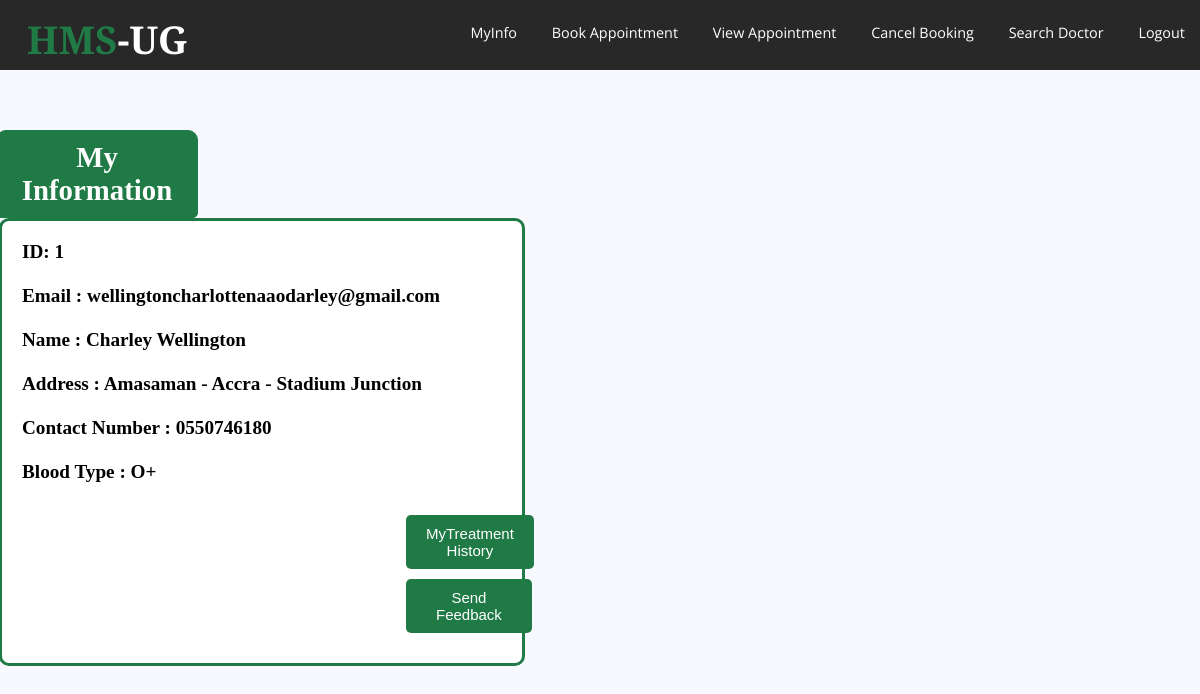
/presentaionlayer/patient/index.php (signed in), run on the app's committed database.
### tables this page shows
CREATE TABLE `patients` (
  `UserID` int(11) NOT NULL,
  `Name` varchar(255) NOT NULL,
  `Address` varchar(255) NOT NULL,
  `ContactNumber` varchar(40) NOT NULL,
  `Email` varchar(255) NOT NULL,
  `Password` varchar(255) NOT NULL,
  `Bloodtype` varchar(10) NOT NULL
);

### datalayer/server.php (called while the page is built, shortened)
<?php
$mysqli = new mysqli("localhost", "root", "", "sourcecodester_doctordb");
$userprofile = isset($_SESSION['UserID']);
$query = "SELECT * FROM patients WHERE UserID=('$userprofile')";
$result = mysqli_query($mysqli, $query);
$col = mysqli_fetch_assoc($result);
?>

### presentaionlayer/patient/index.php (the view, shortened to what this page needs)
<?php include('../../datalayer/server.php'); ?>
<!DOCTYPE html>
<html>
<head>
	<link rel="stylesheet" href="style2.css">
</head>
<header>
	<h1>HMS<span>-UG</span></h1>
	<nav>
		<ul>
			<li><a href=" index.php">MyInfo</a></li>
			<li><a href=" book.php">Book Appointment</a></li>
			<li><a href=" view.php">View Appointment</a></li>
			<li><a href="cancel.php">Cancel Booking</a></li>
			<li><a href=" searchdoctor.php">Search Doctor</a></li>
			<li><a href="../../applicationlayer/Doctorpatient.php">Logout</a></li>
		</ul>
	</nav>
</header>
<body>
	<div class="headerP" style="width: 15%;margin-top: 60px;color: white;background: #207a45;text-align: center;border-radius: 10px 10px 5px 5px;border-bottom: none; border :1px solid #207a45;padding: 10px;margin-left:-4px   ">
		<h2>My Information</h2>
	</div>
	<form method="post" action="index.php" class="infoP" style="margin-left:-1px; margin-top:0px ;width: 40%;padding: 20px;border :3px solid #207a45 ;background: white; border-radius: 10px 10px 10px 10px;">
		<div class="contentP" style="font-weight: bold;">
			<label>ID: <?php echo "" . isset($_SESSION['UserID']); ?></label>
			<br>
			<br>
			<label> Email : <?php echo $col['Email']; ?></label>
			<br>
			<br>
			<label> Name : <?php echo $col['Name']; ?></label>
			<br>
			<br>
			<label> Address : <?php echo $col['Address']; ?></label>
			<br>
			<br>
			<label> Contact Number : <?php echo $col['ContactNumber']; ?></label>
			<br>
			<br>
			<label> Blood Type : <?php echo $col['Bloodtype']; ?></label>
			<br>
			<br>
		</div>
		<div class="input-group">
			<button type="submit" name="treatmentHistory" class="btn" style=" border-radius: 5px;margin-left: 80%; border:none;padding: 10px 20px 10px 20px">MyTreatment History</button>
		</div>
		<div class="input-group">
			<button type="submit" name="feedback" class="btn" style=" border-radius: 5px;margin-left: 80%; border:none;padding: 10px 30px 10px 30px">Send Feedback</button>
		</div>
	</form>
</body>
</html>

### presentaionlayer/patient/style2.css (style rules this page uses)
body,html { margin: 0; padding: 0; }
header { width: 100%; height: 70px; background-color: #282828; }
h1 { position: absolute; padding: 3px; float: left; margin-left: 2%; margin-top: 10px; font-family: 'Alfa Slab One',cursive; color: #207a45; }
span { color: #ffffff; }
ul { width: auto; float: right; margin-top: 8px; }
li { display: inline-block; padding: 15px 15px; }
a { text-align: center; color: #ffffff; text-decoration: none; font-family: 'Open Sans',sans-serif; font-size: 1.2vw; }
* { margin: 0px; padding: 0px; }
body { font-size: 120%; background: #F8F8FF; }
.headerP { width: 20%; margin-left: 0px; margin-top: 60px; color: white; background: #207a45; text-align: center; border: 1px solid #B0C4DE; border-bottom: none; border-radius: 10px 10px 0px 0px ; padding: 20px; }
form { width: 30%; margin:0px auto; padding: 20px; border: 1px solid #B0C4DE; background: white; border-radius: 0px 0px 10px 10px; }
.input-group { margin: 10px 0px 10px 0px; }
.btn { margin :0 50% 0 40%; padding: 10px 30px 10px 30px; font-size: 15px; color: white; background: #207a45; border:none; border-radius: 5px; }

### data on the page
patients: Email "wellingtoncharlottenaaodarley@gmail.com", Name "Charley Wellington", Address "Amasaman - Accra - Stadium Junction", ContactNumber "0550746180", Bloodtype "O+"

### other printed values
isset($_SESSION['UserID']) "1"
